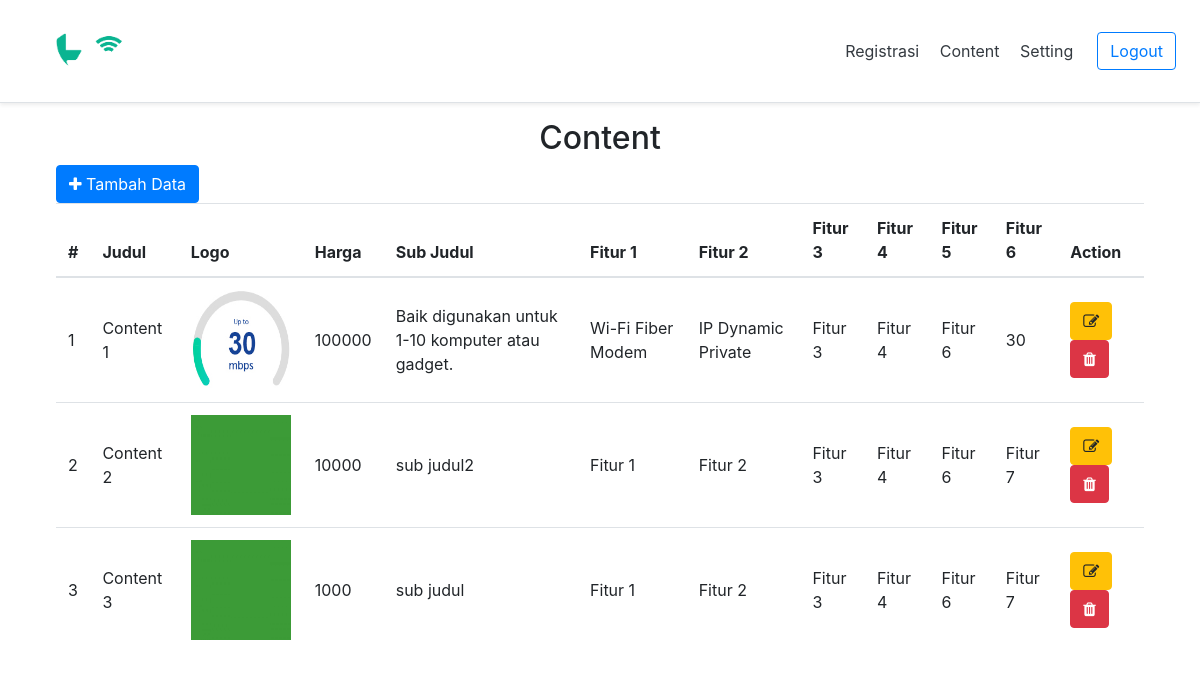
/admin/index.php?page=Content, run on the app's committed database.
### tables this page shows
CREATE TABLE `content` (
  `id` varchar(10) NOT NULL,
  `judul` text NOT NULL,
  `logo` text NOT NULL,
  `harga` int(10) NOT NULL,
  `sub_judul` text NOT NULL,
  `cont_1` text NOT NULL,
  `cont_2` text NOT NULL,
  `cont_3` text NOT NULL,
  `cont_4` text NOT NULL,
  `cont_5` text NOT NULL,
  `cont_6` text NOT NULL
);

### assets/config/config.php (called while the page is built, shortened)
<?php
$server = "localhost";
$user = "root";
$password = "";
$nama_database = "profider_db";
$db = mysqli_connect($server, $user, $password, $nama_database);
function base_url()
{
    return 'http://localhost/xlhome-revi/';
}
function query($query)
{
    global $db;
    $result = mysqli_query($db, $query);
    $rows = [];
    while ($row = mysqli_fetch_assoc($result)) {
        $rows[] = $row;
    }
    return $rows;
}

### admin/pages/Content/index.php (the view, shortened to what this page needs)
<?php
$data = query("SELECT * FROM content");
?>
<div class="container mx-auto text-center">
    <h2>Content</h2>
</div>
<div class="container">
    <div class="row justify-content-md-center mx-n1">
        <div class="row">
            <div class="col">
                <a class="btn btn-primary text-decoration-none" href="?page=AddContent"><i class="fa fa-plus"></i> Tambah Data</a>
                <table class="table table-hover">
                    <thead>
                        <tr>
                            <th scope="col">#</th>
                            <th scope="col">Judul</th>
                            <th>Logo</th>
                            <th>Harga</th>
                            <th>Sub Judul</th>
                            <th>Fitur 1</th>
                            <th>Fitur 2</th>
                            <th>Fitur 3</th>
                            <th>Fitur 4</th>
                            <th>Fitur 5</th>
                            <th>Fitur 6</th>
                            <th>Action</th>
                        </tr>
                    </thead>
                    <tbody>
                        <?php
                        $no = 1;
                        foreach ($data as $rows) :
                        ?>
                            <tr>
                                <td class="align-middle"><?= $no++; ?></td>
                                <td class="align-middle"><?= $rows['judul']; ?></td>
                                <td class="align-middle"><img src="<?= base_url(); ?>assets/img/content/<?= $rows['logo']; ?>" alt="" width="100" height="100"></td>
                                <td class="align-middle"><?= $rows['harga']; ?></td>
                                <td class="align-middle"><?= $rows['sub_judul']; ?></td>
                                <td class="align-middle"><?= $rows['cont_1']; ?></td>
                                <td class="align-middle"><?= $rows['cont_2']; ?></td>
                                <td class="align-middle"><?= $rows['cont_3']; ?></td>
                                <td class="align-middle"><?= $rows['cont_4']; ?></td>
                                <td class="align-middle"><?= $rows['cont_5']; ?></td>
                                <td class="align-middle"><?= $rows['cont_6']; ?></td>
                                <td class="align-middle">
                                    <form action="" method="POST">
                                        <button class="btn btn-warning" name="edit" id="edit" value="<?= $rows['id']; ?>"><i class="fa fa-pencil-square-o"></i></button>
                                        <button class="btn btn-danger" name="hapus" id="hapus" value="<?= $rows['id']; ?>"><i class="fa fa-trash"></i></button>
                                    </form>
                                </td>
                            </tr>
                        <?php endforeach; ?>
                    </tbody>
                </table>
            </div>
        </div>
    </div>
</div>

### admin/index.php (shortened to what this page needs)
<?php
    include "../assets/config/config.php";
    $app = query("SELECT * FROM admin")[0];
?>
<!DOCTYPE html>
<html lang="en">
<head>
    <link rel="stylesheet" href="../assets/css/bootstrap.min.css">
    <link rel="stylesheet" href="../assets/fonts/fontawesome-webfont.ttf">
    <link rel="stylesheet" href="../assets/vendor/font-awesome/css/font-awesome.min.css">
</head>
<body>
    <?php
    include "pages/nav.php";
    ?>
    <div id="page-wrapper">
        <div class="container">
            <?php
            if (isset($_GET['page'])) {
                $page = $_GET['page'];
                switch ($page) {
                    case 'Content':
                        include 'pages/content/index.php';
                        break;
            ?>
                <?php
                }
            }
            ?>
        </div>
    </div>
</body>
</html>

### admin/pages/nav.php
<div class="d-flex flex-column flex-md-row align-items-center p-3 px-md-4 mb-3 bg-white border-bottom shadow-sm">
        <h5 class="my-0 mr-md-auto font-weight-normal"><a href="<?= base_url(); ?>admin"><img src="<?= base_url(); ?>assets/img/app/<?= $app['logo']; ?>" style="height: 70px; weight: 100px;"> </h5>
        <nav class="my-2 my-md-0 mr-md-3">
            <a class="p-2 text-dark" href="?page=Registrasi">Registrasi</a>
            <a class="p-2 text-dark" href="?page=Content">Content</a>
            <a class="p-2 text-dark" href="?page=Settings">Setting</a>
        </nav>
        <a class="btn btn-outline-primary" href="?page=Logout">Logout</a>
    </div>

### data on the page
content: judul "Content 1", logo (picture), harga "100000", sub_judul "Baik digunakan untuk 1-10 komputer atau gadget.", cont_1 "Wi-Fi Fiber Modem", cont_2 "IP Dynamic Private", cont_3 "Fitur 3", cont_4 "Fitur 4", cont_5 "Fitur 6", cont_6 "30", $rows['id'] 03112000 (drawn)
content: judul "Content 2", logo (picture), harga "10000", sub_judul "sub judul2", cont_1 "Fitur 1", cont_2 "Fitur 2", cont_3 "Fitur 3", cont_4 "Fitur 4", cont_5 "Fitur 6", cont_6 "Fitur 7", $rows['id'] 04112001 (drawn)
content: judul "Content 3", logo (picture), harga "1000", sub_judul "sub judul", cont_1 "Fitur 1", cont_2 "Fitur 2", cont_3 "Fitur 3", cont_4 "Fitur 4", cont_5 "Fitur 6", cont_6 "Fitur 7", $rows['id'] 04112002 (drawn)
